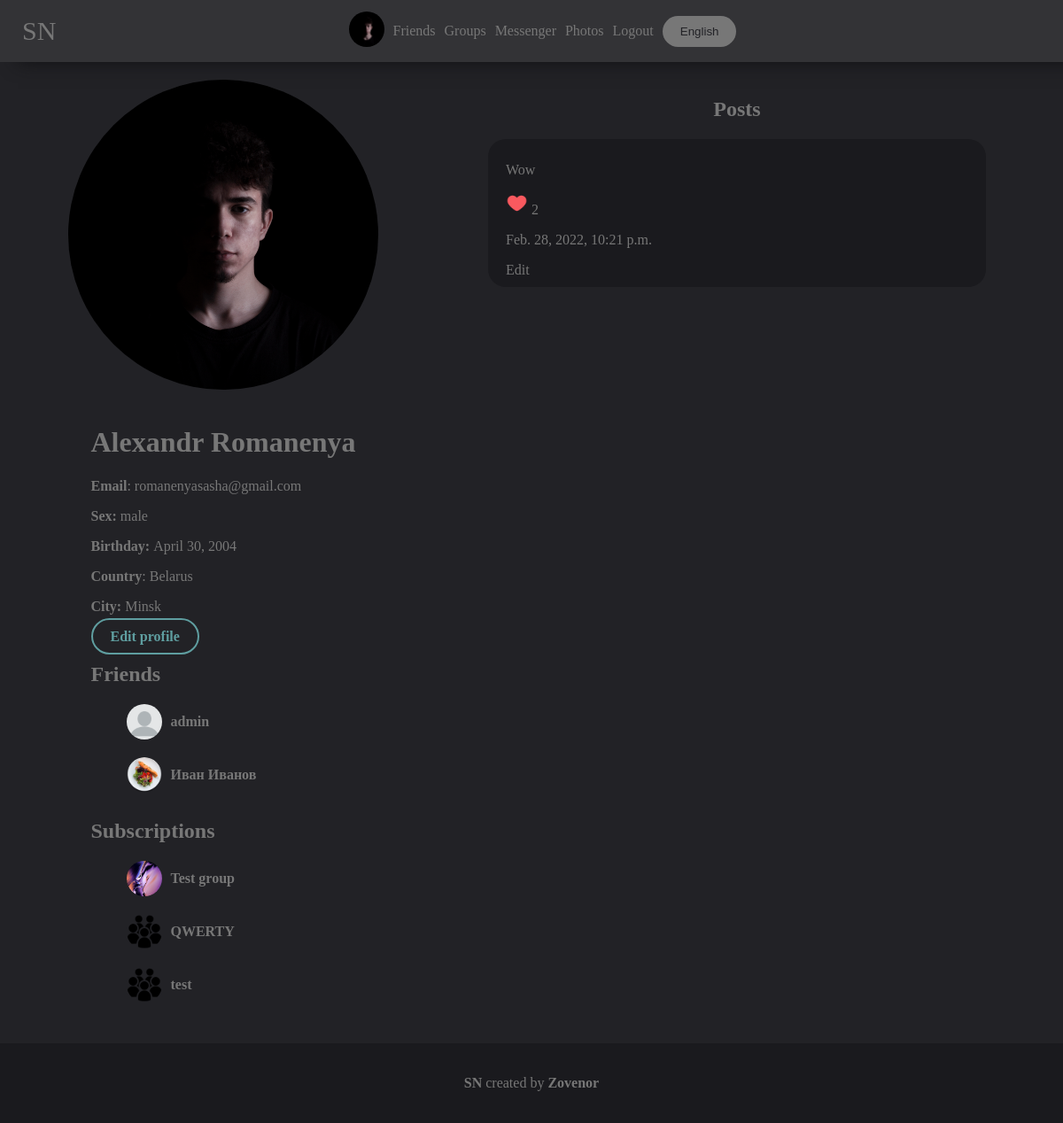
Screenshot of /account (signed in) with the database file from the repository.
### mainpage/models.py (models this page shows, shortened)
class UserDetail(models.Model):
    user = models.ForeignKey(User, on_delete=models.CASCADE)
    age = models.DateField(null=True, blank=True)
    photo = models.ForeignKey(Photo, on_delete=models.SET_NULL, null=True, blank=True)
    permissions = models.CharField(max_length=10, default="public")
    country = models.CharField(max_length=100, null=True, blank=True)
    city = models.CharField(max_length=100, null=True, blank=True)
    sex = models.CharField(max_length=10, choices=(('male', 'male'), ('female', 'female'), ('None', 'None')),
                           default=('None', 'None'))
    def get_photo(self):
        if self.photo:
            return self.photo
        else:
            return settings.STATIC_URL + "/mainpage/img/user.png"

class Photo(models.Model):
    photo = models.ImageField(upload_to='photos')
    date = models.DateTimeField(auto_now=True)
    user = models.ForeignKey(User, on_delete=models.SET_NULL, null=True)
    permissions = models.CharField(max_length=10, default="public")
    def __str__(self):
        return self.photo.url

class Friend(models.Model):
    user1 = models.IntegerField()
    user2 = models.IntegerField()
    def get_user1(self):
        try:
            return UserDetail.objects.get(user=self.user1)
        except:
            return None
    def get_user2(self):
        try:
            return UserDetail.objects.get(user=self.user2)
        except:
            return None

class Group(models.Model):
    followers = models.ManyToManyField(UserDetail, related_name="followers", null=True, blank=True)
    name = models.CharField(max_length=250)
    description = models.TextField(null=True, blank=True)
    groupname = models.CharField(max_length=100, unique=True)
    photo = models.ForeignKey(Photo, on_delete=models.SET_NULL, null=True, blank=True)
    admin = models.ForeignKey(UserDetail, on_delete=models.SET_NULL, null=True, blank=True)
    editors = models.ManyToManyField(UserDetail, related_name="editors", null=True, blank=True)
    def get_photo(self):
        if self.photo:
            return self.photo
        else:
            return settings.STATIC_URL + "/mainpage/img/group.jpg"

class Post(models.Model):
    author = models.CharField(max_length=100, null=True, blank=True)
    text = models.TextField()
    photos = models.ManyToManyField(Photo, related_name="photos", null=True, blank=True)
    pinned = models.BooleanField(default=False)
    date = models.DateTimeField(auto_now=True)
    likes = models.ManyToManyField(UserDetail, null=True, blank=True)
    def count_likes(self):
        return self.likes.count()
    def get_author(self):
        if self.author[0:3] == 'usr':
            return UserDetail.objects.get(user=User.objects.get(id=self.author[3:]))
        elif self.author[0:2] == "gr":
            return Group.objects.get(id=self.author[2:])
        else:
            return None

### mainpage/views.py (the view, shortened to what this page needs)
# urls.py: path('account', views.YourAccountView.as_view()),
class YourAccountView(View):
    @user_is_authenticated
    def get(self, request, **kwargs):
        return AccountIDView.get(self, request, id=request.user.id,
                                 user_view=UserDetail.objects.get(user=request.user.id))

### mainpage/views.py (called while the page is built)
def base(func):
    def wrapper(self, request, content={}, *args, **kwargs):
        if request.user.is_authenticated:
            content.update({'your_user': UserDetail.objects.get(user=request.user)})
        return func(self, request, content=content, **kwargs)
    return wrapper

def get_sex(request, sex):
    if sex == 'male':
        return get_wordlist(request).Account.sex_names['male']
    elif sex == 'female':
        return get_wordlist(request).Account.sex_names['female']
    else:
        return get_wordlist(request).Account.sex_names['none']

def user_is_authenticated(func):
    def redir(self, request):
        return redirect('/login?url=' + request.path)
    def wrapper(self, request, *args, **kwargs):
        if request.user.is_authenticated:
            return func(self, request, *args, **kwargs)
        else:
            return redir(self, request)
    return wrapper

def get_wordlist(request):
    langs_list = {
        'en': langs.EN,
        'ru': langs.RU,
    }
    if 'lang' in request.COOKIES:
        lang = request.COOKIES['lang']
        try:
            return langs_list[lang]
        except:
            return langs_list['en']
    else:
        return langs_list['en']

### mainpage/templates/mainpage/account.html (shortened to what this page needs)
{% extends 'mainpage/base.html' %}
{% load static %}
{% block content %}
    <link rel="stylesheet" href="{% static 'mainpage/account.css' %}">
    {% if choose_photo == True %}
        {% for el in photos_library %}
            <a href="?choose_photo_by_id={{ el.id }}">
                <div class="account_photo" style="background-image: url('{{ el }}')"></div>
            </a>
        {% endfor %}
    {% else %}
        <div class="account">
            {% if user_view.photo %}
                <img class="account_photo" src="{{ user_view.get_photo }}">
            {% else %}
                <img class="account_photo" src="{% static 'mainpage/img/user.png' %}">
            {% endif %}
            <div class="info">
                {% if edit_permissions == False %}
                    <h1>{{ user_view.user.first_name }} {{ user_view.user.last_name }}</h1>
                    {% if permissions != 'closed' %}
                        <p><b>{{ list.email }}</b>: {{ user_view.user.email }}</p>
                        <p><b>{{ list.sex }}: </b>{{ get_sex }}</p>
                        <p><b>{{ list.age }}: </b>{{ user_view.age }}</p>
                        <p><b>{{ list.country }}</b>: {{ user_view.country }}</p>
                        <p><b>{{ list.city }}: </b>{{ user_view.city }}</p>
                        {% if edit %}
                            <a class="button edit" href="?edit=True"><b>{{ list.edit }}</b></a>
                        {% endif %}
                    {% endif %}
                    {% if permissions != 'closed' %}
                        <section class="friends">
                            <h1>{{ list.friends }}</h1>
                            <ul>
                                {% for el in friends %}
                                    <li class="user">
                                        {% if el.user1 == user_view.user.id %}
                                            <a class="user" href="/{{ el.get_user2.user.username }}">
                                                <div class="user_photo"
                                                     style="background-image: url('{{ el.get_user2.get_photo }}')"></div>
                                                <b>{{ el.get_user2.user.first_name }} {{ el.get_user2.user.last_name }}</b>
                                            </a>
                                        {% else %}
                                            <a class="user" href="/{{ el.get_user1.user.username }}">
                                                <div class="user_photo"
                                                     style="background-image: url('{{ el.get_user1.get_photo }}')"></div>
                                                <b>{{ el.get_user1.user.first_name }} {{ el.get_user1.user.last_name }}</b>
                                            </a>
                                        {% endif %}
                                    </li>
                                {% endfor %}
                            </ul>
                        </section>
                        <section class="subscriptions">
                            <h1>{{ list.subscriptions }}</h1>
                            <ul>
                                {% for el in groups %}
                                    <li class="group">
                                        <a class="user" href="/{{ el.groupname }}">
                                            <div class="user_photo"
                                                 style="background-image: url('{{ el.get_photo }}')"></div>
                                            <b>{{ el.name }}</b>
                                        </a>
                                    </li>
                                {% endfor %}
                            </ul>
                        </section>
                    {% endif %}
                {% endif %}
            </div>
        </div>
        {% if permissions != 'closed' %}
            <section class="posts">
                <h1>{{ list.posts }}</h1>
                {% if posts or pinned_posts %}
                    {% for el in posts %}
                        <div class="post" id="post{{ el.id }}">
                            <p class="text">{{ el.text }}</p>
                            <div onclick="like({{ el.id }})" class="like_img" id="like_img_{{ el.id }}">
                                {% if your_user in el.likes.all %}
                                    <img width="25px" src="{% static 'mainpage/img/like.png' %}">
                                {% else %}
                                    <img style="filter: invert(1); opacity: 0.75" width="25px"
                                         src="{% static 'mainpage/img/no-like.png' %}">
                                {% endif %}
                                <span id="like_{{ el.id }}" class="like">{{ el.count_likes }}</span>
                            </div>
                            <p class="date">{{ el.date }}</p>
                            {% if el.get_author.user == request.user %}
                                <a href="/edit_post?post={{ el.id }}">{{ list.edit_post }}</a>
                            {% endif %}
                        </div>
                    {% endfor %}
                {% else %}
                    {{ list.no_posts }}
                {% endif %}
            </section>
        {% else %}
            <h1 class="posts" style="justify-content: center; align-items: center">{{ list.permissions }}</h1>
        {% endif %}
    {% endif %}
{% endblock %}

### mainpage/templates/mainpage/base.html (shortened to what this page needs)
<!doctype html>
{% load static %}
<html lang="en">
<head>
    <link rel="stylesheet" href="{% static "mainpage/base.css" %}">
</head>
<body>
<header>
    <a class="NAME" href="/">{{ list.NAME }}</a>
    {% if user.is_authenticated %}
        <a href="/account"><img width="40px" style="border-radius: 999px" src="{{ your_user.get_photo }}"></a>
        <a href="/friends">{{ list.Friends }}</a>
        <a href="/groups">{{ list.groups }}</a>
        <a href="/messenger/">{{ list.messenger }}</a>
        <a href="/photos">{{ list.photos }}</a>
        <a href="/logout?url={{ request.path }}">{{ list.LogOut }}</a>
    {% endif %}
    <button style="margin-left: 5px" class="button choose_lang" onclick="choose_lang()">{{ list.choose_lang }}</button>
</header>
<main>
    {% block content %}
{% endblock %}
</main>
<footer>
    <p><a href="https://github.com/zovenor/social_network"><b>{{ list.NAME }}</b></a> {{ list.created_by }} <a href="https://github.com/zovenor"><b>Zovenor</b></a></p>
</footer>
</body>
</html>

### mainpage/static/mainpage/base.css (style rules this page uses)
body { padding: 0; margin: 0; background: #222226; color: #777; font-family: Calibri; min-height: 100vh; display: flex; flex-flow: column; }
header { background: #333336; padding: 10px; color: #FFF; display: flex; align-items: center; justify-content: center; position: fixed; width: 100vw; height: 50px; left: 0; top: 0; z-index: 999; box-shadow: 20px 0px 20px #111113; }
.NAME { position: fixed; left: 20px; font-size: 30px; }
header a { text-decoration: none; margin: 5px; color: #777; }
main { padding: 20px; padding-top: 90px; }
main a { text-decoration: none; color: #777; }
li { list-style-type: none; }
.button { border-color: #777; border-width: 2px; border-style: solid; border-radius: 999px; padding: 10px; transition: .5s; color: #777; background-color: #222226; width: fit-content; padding-left: 20px; padding-right: 20px; }
.choose_lang { border: 0px; background-color: #777; color: #222226; }
footer { background-color: #1a1a1e; padding: 20px; display: flex; justify-content: center; align-items: center; margin-top: auto; }
footer a { text-decoration: none; color: #777; }

### mainpage/static/mainpage/account.css (style rules this page uses)
.account_photo { border-radius: 999px; width: 350px; margin-bottom: 20px; height: 350px; background-repeat: no-repeat; background-position: center; background-size: cover; }
main { display: flex; flex-flow: row; }
.edit { color: cadetblue; border-color: cadetblue; }
.account { display: flex; flex-flow: column; }
.user_photo { width: 40px; height: 40px; border-radius: 999px; background-size: cover; background-position: center; background-repeat: no-repeat; margin-right: 10px; }
.user, .group { display: flex; align-items: center; margin-bottom: 10px; }
.account { margin-right: auto; width: 40%; align-items: center; }
.posts { display: flex; flex-flow: column; width: 60%; align-items: center; }
.post { width: 75%; background-color: #1a1a1e; padding: 10px 20px 10px 20px; border-radius: 20px; margin-bottom: 20px; }
.like_img { cursor: pointer; }

### rows the page displays
UserDetail: get_photo (picture), user.first_name "Alexandr", user.last_name "Romanenya", user.email "romanenyasasha@gmail.com", age "April 30, 2004", country "Belarus", city "Minsk"
Friend: get_user2.user.first_name "admin"
Friend: get_user1.get_photo (picture), get_user1.user.first_name "Иван", get_user1.user.last_name "Иванов"
Group: get_photo (picture), name "Test group"
Group: name "QWERTY"
Group: name "test"
Post: text "Wow", count_likes "2", date "Feb. 28, 2022, 10:21 p.m.", edit_post "Edit"

### other values shown
{{ list.NAME }} "SN"
{{ list.Friends }} "Friends"
{{ list.groups }} "Groups"
{{ list.messenger }} "Messenger"
{{ list.photos }} "Photos"
{{ list.LogOut }} "Logout"
{{ list.choose_lang }} "English"
{{ list.email }} "Email"
{{ list.sex }} "Sex"
{{ get_sex }} "male"
{{ list.age }} "Birthday"
{{ list.country }} "Country"
{{ list.city }} "City"
{{ list.edit }} "Edit profile"
{{ list.friends }} "Friends"
